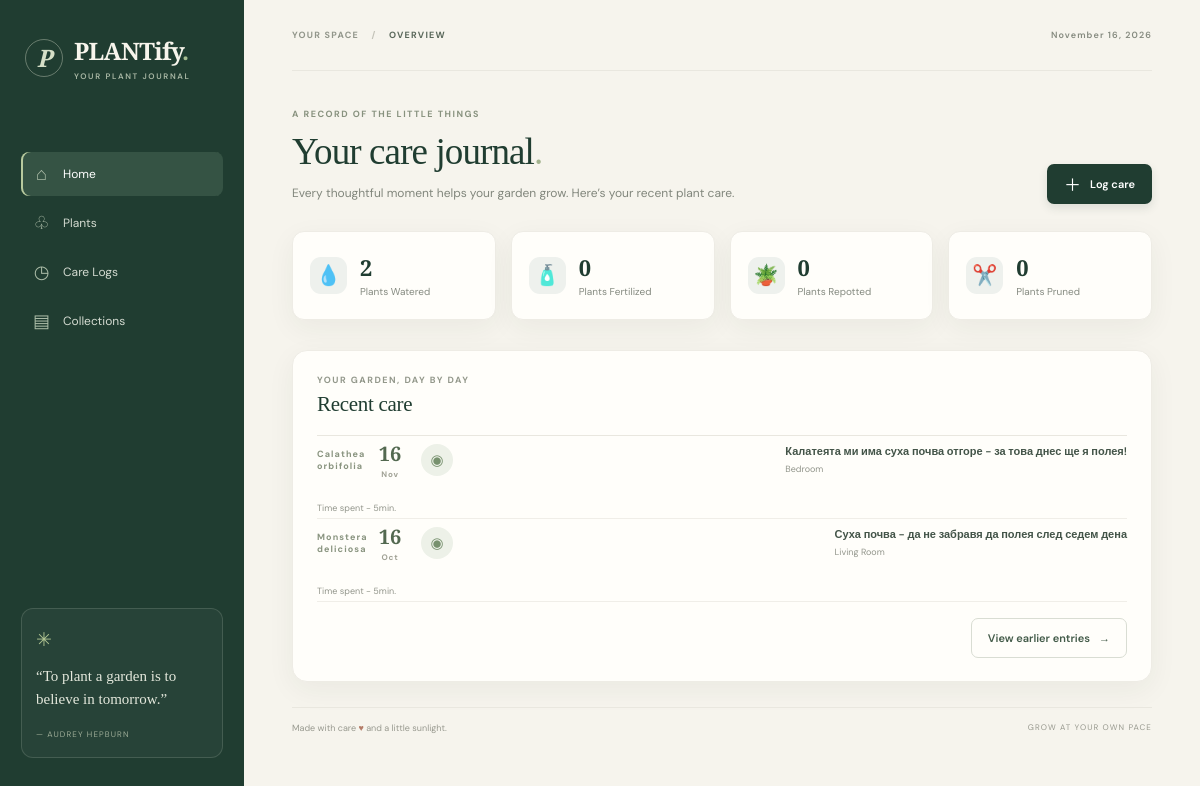
The app's page /cares/list/ with its own data.
### cares/models.py (models this page shows, shortened)
class CareLog(models.Model):
    class CareTypeChoices(models.TextChoices):
        FERTILIZING = 'Fertilizing', 'Fertilizing'
        WATERING = 'Watering', 'Watering'
        PRUNING = 'Pruning', 'Pruning'
        REPOTTING = 'Repotting', 'Repotting'
    care_type = models.CharField(
        max_length=20,
        choices=CareTypeChoices.choices,
    )
    date_performed = models.DateField(
        auto_now=False,
    )
    notes = models.TextField(
        max_length=500,
        blank=True
    )
    performed_minutes = models.IntegerField(
        blank=True,
        null=True,
        validators=[MinValueValidator(1),
                    MaxValueValidator(60)]
    )
    plant = models.ForeignKey(
        Plant,
        on_delete=models.CASCADE,
    )
    class Meta:
        ordering = ['-date_performed']

### plants/models.py (models this page shows, shortened)
class Plant(models.Model):
    class DifficultyChoices(models.TextChoices):
        EASY = 'Easy',"Easy"
        MEDIUM = 'Medium',"Medium"
        HARD = 'Hard',"Hard"
    class LocationChoices(models.TextChoices):
        LIVING_ROOM = 'Living Room',"Living Room"
        BEDROOM = 'Bedroom',"Bedroom"
        KITCHEN = 'Kitchen',"Kitchen"
        BATHROOM = 'Bathroom',"Bathroom"
        BALCONY = 'Balcony',"Balcony"
        GARDEN = 'Garden',"Garden"
    class LightRequirementChoices(models.TextChoices):
        LOW_LIGHT = 'Low Light',"Low Light"
        MEDIUM_INDIRECT_LIGHT = 'Medium Indirect Light',"Medium Indirect Light"
        HIGH_INDIRECT_LIGHT = 'High Indirect Light', "High Indirect Light"
        DIRECT_LIGHT = 'Direct Light',"Direct Light"
    scientific_name = models.CharField(
        max_length=150,
        unique=True,
        validators=[
            RegexValidator(
                regex=r'^[A-Za-zА-Яа-я]+ [A-Za-zА-Яа-я]+$', )]
    )
    description = models.TextField(
        max_length=500,
        blank=True,
    )
    image_url = models.URLField(
        blank=True,
    )
    location = models.CharField(
        max_length=30,
        choices=LocationChoices.choices,
    )
    light_requirement = models.CharField(
        max_length=30,
        choices=LightRequirementChoices.choices,
    )
    watering_interval = models.IntegerField(
        validators=[MinValueValidator(1),
                    MaxValueValidator(90)]
    )
    difficulty = models.CharField(
        max_length=100,
        choices=DifficultyChoices.choices
    )
    price = models.DecimalField(
        max_digits=6,
        decimal_places=2,
        validators=[MinValueValidator(0.01),
                    MaxValueValidator(9999.99)]
    )
    date_added = models.DateField(
        auto_now_add=True
    )
    class Meta:
        ordering = ['scientific_name']

### cares/views.py (the view)
# urls.py: path('list/', CareLogListView.as_view(), name='list'),
class CareLogListView(CareStatisticsMixin,ListView):
    model = CareLog
    template_name = 'cares/care-log-list.html'

### cares/mixins.py (called while the page is built)
    def get_context_data(self, **kwargs):
        context = super().get_context_data(**kwargs)
        watering = CareLog.objects.filter(
            care_type=CareLog.CareTypeChoices.WATERING
        ).count()
        fertilizing = CareLog.objects.filter(
            care_type=CareLog.CareTypeChoices.FERTILIZING
        ).count()
        pruning = CareLog.objects.filter(
            care_type=CareLog.CareTypeChoices.PRUNING
        ).count()
        repotting = CareLog.objects.filter(
            care_type=CareLog.CareTypeChoices.REPOTTING
        ).count()
        context['watering_count'] = watering
        context['fertilizing_count'] = fertilizing
        context['pruning_count'] = pruning
        context['repotting_count'] = repotting
        return context

### templates/cares/care-log-list.html (shortened to what this page needs)
{% extends 'common/base.html' %}
{% block content %}
        <section class="welcome-row">
            <div><p class="eyebrow">A RECORD OF THE LITTLE THINGS</p>
                <h1>Your care journal<span class="heading-period">.</span></h1>
                <p class="intro">Every thoughtful moment helps your garden grow. Here’s your recent plant care.</p>
            </div>
            <a class="button button-primary" href="care-log-create.html"><span>＋</span> Log care</a>
        </section>
        <section class="stats-grid">
            <article class="stat-card"><span class="stat-icon water-icon">💧</span>
                <div><span class="stat-number">{{ watering_count }}</span><span class="stat-caption">Plants Watered</span></div>
            </article>
            <article class="stat-card"><span class="stat-icon water-icon">🧴</span>
                <div><span class="stat-number">{{ fertilizing_count }}</span><span class="stat-caption">Plants Fertilized</span></div>
            </article>
            <article class="stat-card"><span class="stat-icon water-icon">🪴</span>
                <div><span class="stat-number">{{ repotting_count }}</span><span class="stat-caption">Plants Repotted</span></div>
            </article>
             <article class="stat-card"><span class="stat-icon water-icon">✂️</span>
                <div><span class="stat-number">{{ pruning_count }}</span><span class="stat-caption">Plants Pruned</span></div>
            </article>
        </section>
        <section class="panel journal-panel">
            <div class="section-heading">
                <div><p class="eyebrow">YOUR GARDEN, DAY BY DAY</p>
                    <h2>Recent care</h2></div>
            </div>
                <div class="journal-list">
                    {% for care in carelog_list %}
                        <article class="journal-entry">
                            <span class="journal-range">{{ care.plant.scientific_name }}</span>
                            <span class="journal-date"><strong>{{ care.date_performed|date:'d' }}</strong><small>{{ care.date_performed|date:'M' }}</small></span>
                            <span class="journal-symbol">◉</span>
                            <div class="journal-copy"><h3>{{ care.notes }}</h3>
                                <p>{{ care.plant.location }} </p></div>
                            <span class="journal-time">Time spent - {{ care.performed_minutes }}min.</span>
                        </article>
                    {% empty %}
                        <p>No plants cares!</p>
                    {% endfor %}
                </div>
            <a class="button button-outline journal-more" href="#">View earlier entries <span>→</span></a></section>
 {% endblock %}

### templates/common/base.html
<!DOCTYPE html>
<html lang="en">
  {% include 'common/head.html' %}
<body>
<div class="app-shell">
    {% include 'common/nav.html' %}
    <main class="main-content">
        {% include 'common/header.html' %}
            {% block content %}
            {% endblock %}
        {% include 'common/footer.html' %}
    </main>
</div>
</body>
</html>

### templates/common/head.html (shortened to what this page needs)
{% load static %}
<head>
    <link rel="stylesheet" href="{% static 'style.css' %}">
</head>

### templates/common/nav.html (shortened to what this page needs)
<aside class="sidebar">
    <a class="brand" href="{% url 'dashboard:home' %}"><span class="brand-mark">P</span><span>PLANTify<span
            class="brand-dot">.</span><small>YOUR PLANT JOURNAL</small></span></a>
    <nav class="main-nav" aria-label="Main navigation">
        <a class="nav-link active" href="{% url 'dashboard:home' %}"><span class="nav-icon">⌂</span>Home</a>
        <a class="nav-link" href="{% url 'plants:list' %}"><span class="nav-icon">♧</span>Plants</a>
        <a class="nav-link" href="{% url 'cares:list' %}"><span class="nav-icon">◷</span>Care Logs</a>
        <a class="nav-link" href="{% url 'collections:list' %}"><span class="nav-icon">▤</span>Collections</a>
    </nav>
    <div class="sidebar-note"><span class="note-sprout">✳</span>
        <p>“To plant a garden is to believe in tomorrow.”</p><small>— AUDREY HEPBURN</small></div>
</aside>

### templates/common/header.html
<header class="topbar">
    <div class="breadcrumb">YOUR SPACE <span>/</span> <strong>OVERVIEW</strong></div>
    <div class="top-actions"><span class="today-label">{% now "F j, Y" %}</span>
    </div>
</header>

### templates/common/footer.html
<footer class="site-footer">
    <span>Made with care
        <span class="footer-heart">♥</span> and a little sunlight.
    </span>
    <span>GROW AT YOUR OWN PACE</span>
</footer>

### records on screen
CareLog: plant.scientific_name "Calathea orbifolia", date_performed "16", date_performed "Nov", notes "Калатеята ми има суха почва отгоре - за това днес ще я полея!", plant.location "Bedroom", performed_minutes "5"
CareLog: plant.scientific_name "Monstera deliciosa", date_performed "16", date_performed "Oct", notes "Суха почва - да не забравя да полея след седем дена", plant.location "Living Room", performed_minutes "5"

### other values on screen
{{ watering_count }} "2"
{{ fertilizing_count }} "0"
{{ repotting_count }} "0"
{{ pruning_count }} "0"
